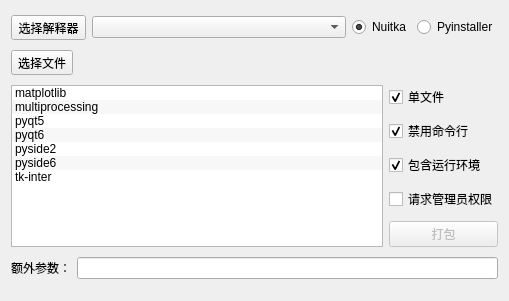
<?xml version="1.0" encoding="UTF-8"?>
<ui version="4.0">
 <class>basic</class>
 <widget class="QWidget" name="basic">
  <property name="geometry">
   <rect>
    <x>0</x>
    <y>0</y>
    <width>509</width>
    <height>301</height>
   </rect>
  </property>
  <property name="windowTitle">
   <string>Form</string>
  </property>
  <layout class="QGridLayout" name="gridLayout">
   <item row="2" column="0" rowspan="5">
    <widget class="ListWidget" name="plugin_list">
     <property name="tabKeyNavigation">
      <bool>true</bool>
     </property>
     <property name="alternatingRowColors">
      <bool>true</bool>
     </property>
     <property name="spacing">
      <number>1</number>
     </property>
     <item>
      <property name="text">
       <string>matplotlib</string>
      </property>
      <property name="checkState">
       <enum>Unchecked</enum>
      </property>
     </item>
     <item>
      <property name="text">
       <string>multiprocessing</string>
      </property>
      <property name="checkState">
       <enum>Unchecked</enum>
      </property>
     </item>
     <item>
      <property name="text">
       <string>pyqt5</string>
      </property>
      <property name="checkState">
       <enum>Unchecked</enum>
      </property>
     </item>
     <item>
      <property name="text">
       <string>pyqt6</string>
      </property>
      <property name="checkState">
       <enum>Unchecked</enum>
      </property>
     </item>
     <item>
      <property name="text">
       <string>pyside2</string>
      </property>
      <property name="checkState">
       <enum>Unchecked</enum>
      </property>
     </item>
     <item>
      <property name="text">
       <string>pyside6</string>
      </property>
      <property name="checkState">
       <enum>Unchecked</enum>
      </property>
     </item>
     <item>
      <property name="text">
       <string>tk-inter</string>
      </property>
      <property name="checkState">
       <enum>Unchecked</enum>
      </property>
     </item>
    </widget>
   </item>
   <item row="2" column="1">
    <widget class="CheckBox" name="checkbox_onefile">
     <property name="text">
      <string>单文件</string>
     </property>
     <property name="checked">
      <bool>true</bool>
     </property>
    </widget>
   </item>
   <item row="3" column="1">
    <widget class="CheckBox" name="checkbox_disable_console">
     <property name="text">
      <string>禁用命令行</string>
     </property>
     <property name="checked">
      <bool>true</bool>
     </property>
    </widget>
   </item>
   <item row="4" column="1">
    <widget class="CheckBox" name="checkbox_standalone">
     <property name="text">
      <string>包含运行环境</string>
     </property>
     <property name="checked">
      <bool>true</bool>
     </property>
    </widget>
   </item>
   <item row="5" column="1">
    <widget class="CheckBox" name="checkbox_require_admin">
     <property name="text">
      <string>请求管理员权限</string>
     </property>
    </widget>
   </item>
   <item row="6" column="1">
    <widget class="PrimaryPushButton" name="btn_start">
     <property name="enabled">
      <bool>false</bool>
     </property>
     <property name="text">
      <string>打包</string>
     </property>
    </widget>
   </item>
   <item row="7" column="0" colspan="2">
    <layout class="QHBoxLayout" name="horizontalLayout_2">
     <item>
      <widget class="QLabel" name="label_addition">
       <property name="text">
        <string>额外参数：</string>
       </property>
      </widget>
     </item>
     <item>
      <widget class="LineEdit" name="lineedit_addition"/>
     </item>
    </layout>
   </item>
   <item row="1" column="0" colspan="2">
    <layout class="QHBoxLayout" name="horizontalLayout_3">
     <item>
      <widget class="PushButton" name="btn_select_file">
       <property name="sizePolicy">
        <sizepolicy hsizetype="Maximum" vsizetype="Fixed">
         <horstretch>0</horstretch>
         <verstretch>0</verstretch>
        </sizepolicy>
       </property>
       <property name="text">
        <string>选择文件</string>
       </property>
      </widget>
     </item>
     <item>
      <widget class="QLabel" name="label_path_file">
       <property name="sizePolicy">
        <sizepolicy hsizetype="Preferred" vsizetype="Maximum">
         <horstretch>0</horstretch>
         <verstretch>0</verstretch>
        </sizepolicy>
       </property>
       <property name="font">
        <font>
         <pointsize>8</pointsize>
        </font>
       </property>
       <property name="text">
        <string/>
       </property>
       <property name="scaledContents">
        <bool>true</bool>
       </property>
       <property name="wordWrap">
        <bool>true</bool>
       </property>
      </widget>
     </item>
    </layout>
   </item>
   <item row="0" column="0" colspan="2">
    <layout class="QHBoxLayout" name="horizontalLayout">
     <item>
      <widget class="PushButton" name="btn_select_executor">
       <property name="sizePolicy">
        <sizepolicy hsizetype="Maximum" vsizetype="Fixed">
         <horstretch>0</horstretch>
         <verstretch>0</verstretch>
        </sizepolicy>
       </property>
       <property name="text">
        <string>选择解释器</string>
       </property>
      </widget>
     </item>
     <item>
      <widget class="ComboBox" name="combobox_executor">
       <property name="placeholderText">
        <string>未检测到Python编译器，可拖拽导入</string>
       </property>
      </widget>
     </item>
     <item>
      <widget class="RadioButton" name="checkbox_nuitka">
       <property name="sizePolicy">
        <sizepolicy hsizetype="Maximum" vsizetype="Fixed">
         <horstretch>0</horstretch>
         <verstretch>0</verstretch>
        </sizepolicy>
       </property>
       <property name="text">
        <string>Nuitka</string>
       </property>
       <property name="checkable">
        <bool>true</bool>
       </property>
       <property name="checked">
        <bool>true</bool>
       </property>
      </widget>
     </item>
     <item>
      <widget class="RadioButton" name="radioButton">
       <property name="sizePolicy">
        <sizepolicy hsizetype="Maximum" vsizetype="Fixed">
         <horstretch>0</horstretch>
         <verstretch>0</verstretch>
        </sizepolicy>
       </property>
       <property name="text">
        <string>Pyinstaller</string>
       </property>
      </widget>
     </item>
    </layout>
   </item>
  </layout>
 </widget>
 <customwidgets>
  <customwidget>
   <class>PushButton</class>
   <extends>QToolButton</extends>
   <header>qfluentwidgets</header>
  </customwidget>
  <customwidget>
   <class>PrimaryPushButton</class>
   <extends>QPushButton</extends>
   <header>qfluentwidgets</header>
  </customwidget>
  <customwidget>
   <class>CheckBox</class>
   <extends>QCheckBox</extends>
   <header>qfluentwidgets</header>
  </customwidget>
  <customwidget>
   <class>ListWidget</class>
   <extends>QListWidget</extends>
   <header>qfluentwidgets</header>
  </customwidget>
  <customwidget>
   <class>LineEdit</class>
   <extends>QLineEdit</extends>
   <header>qfluentwidgets</header>
  </customwidget>
  <customwidget>
   <class>ComboBox</class>
   <extends>QComboBox</extends>
   <header>qfluentwidgets</header>
  </customwidget>
  <customwidget>
   <class>RadioButton</class>
   <extends>QRadioButton</extends>
   <header>qfluentwidgets</header>
  </customwidget>
 </customwidgets>
 <tabstops>
  <tabstop>btn_select_file</tabstop>
  <tabstop>plugin_list</tabstop>
  <tabstop>checkbox_onefile</tabstop>
  <tabstop>checkbox_disable_console</tabstop>
  <tabstop>checkbox_standalone</tabstop>
  <tabstop>checkbox_require_admin</tabstop>
  <tabstop>btn_start</tabstop>
  <tabstop>lineedit_addition</tabstop>
 </tabstops>
 <resources/>
 <connections/>
</ui>
